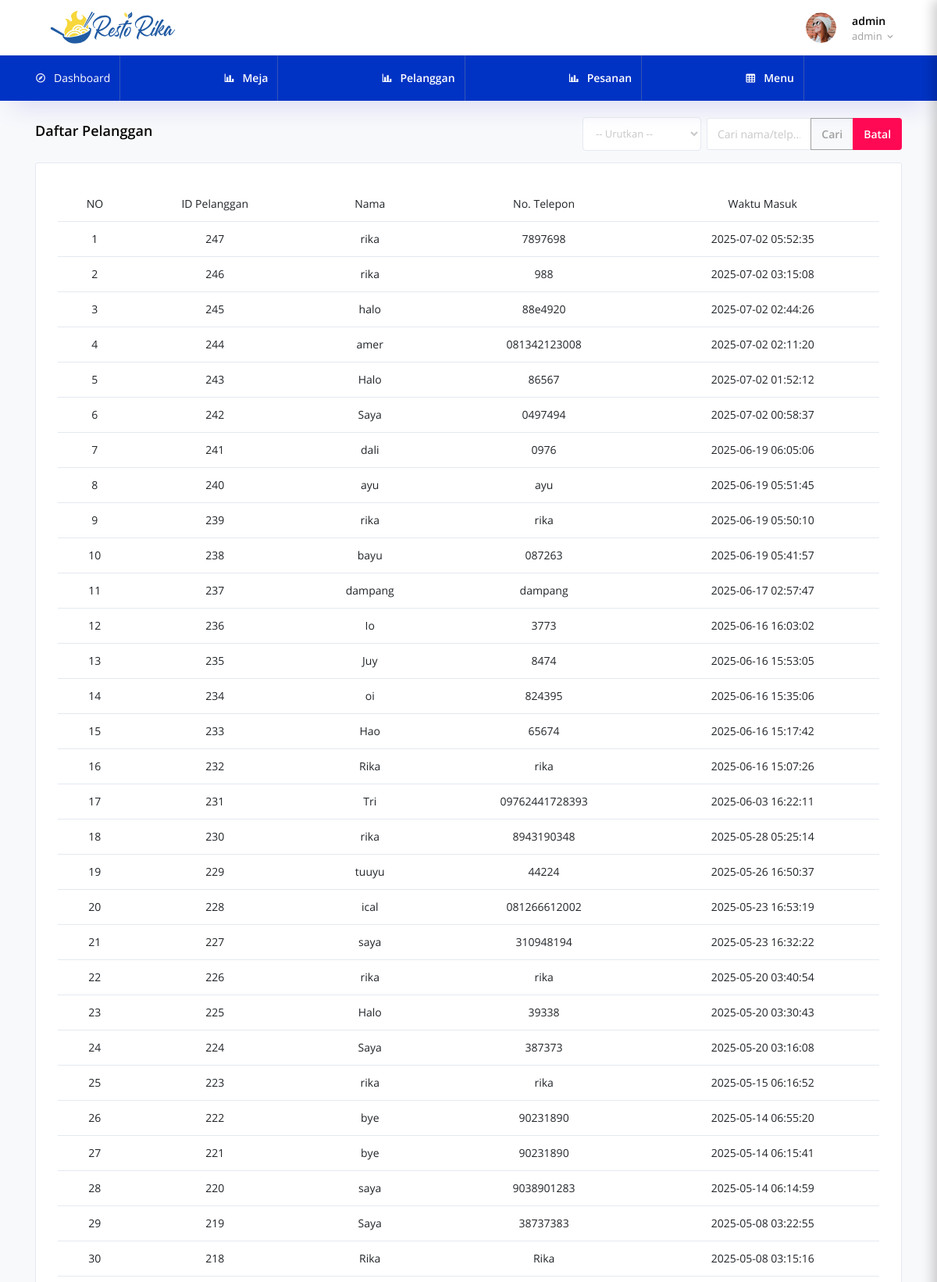
/admin/pelanggan/index.php (signed in, upper part), run on the app's committed database.
### tables this page shows
CREATE TABLE `pelanggan` (
  `id_pelanggan` int(11) NOT NULL,
  `nama` varchar(255) NOT NULL,
  `notelepon` varchar(20) DEFAULT NULL,
  `waktu_masuk` timestamp NOT NULL DEFAULT current_timestamp()
);

### admin/pelanggan/index.php (the view, shortened to what this page needs)
<?php
include '../koneksi.php';
?>
<!DOCTYPE html>
<html lang="en">
<head>
    <link rel="stylesheet" href="../assets/vendors/mdi/css/materialdesignicons.min.css">
    <link rel="stylesheet" href="../assets/vendors/flag-icon-css/css/flag-icon.min.css">
    <link rel="stylesheet" href="../assets/vendors/css/vendor.bundle.base.css">
    <link rel="stylesheet" href="https://cdnjs.cloudflare.com/ajax/libs/font-awesome/6.0.0/css/all.min.css" />
    <link rel="stylesheet" href="../assets/css/demo_2/style.css" />
</head>
<body>
    <div class="container-scroller">
        <?php include '../partials/_navbar.php';  ?>
        <div class="container-fluid page-body-wrapper">
            <div class="main-panel">
                <div class="content-wrapper">
                    <div class="d-flex flex-wrap justify-content-between align-items-center mb-3">
                        <div class="header-left">
                            <h4>Daftar Pelanggan</h4>
                        </div>
                        <div class="d-flex align-items-center">
                            <select id="sortSelect" class="form-control form-control-sm mr-2" onchange="sortTable()" style="width: 150px;">
                                <option value="">-- Urutkan --</option>
                            </select>
                            <div class="input-group input-group-sm" style="width: 250px;">
                                <input type="text" id="searchInput" class="form-control" placeholder="Cari nama/telp...">
                                <div class="input-group-append">
                                    <button class="btn btn-outline-secondary" type="button" onclick="searchTable()">Cari</button>
                                    <button class="btn btn-danger" type="button" onclick="clearSearch()">Batal</button>
                                </div>
                            </div>
                        </div>
                    </div>
                    <div class='grid-margin stretch-card'>
                        <div class='card'>
                            <div class='card-body'>
                                <div class='table-responsive'>
                                    <table class='table table-hover' id="pelangganTable">
                                        <thead class='text-center'>
                                            <tr>
                                                <th>NO</th>
                                                <th>ID Pelanggan</th>
                                                <th>Nama</th>
                                                <th>No. Telepon</th>
                                                <th>Waktu Masuk</th>
                                            </tr>
                                        </thead>
                                        <tbody class='text-center'>
                                            <?php
                                            $sql = "SELECT * FROM pelanggan ORDER BY id_pelanggan DESC";
                                            $result = $conn->query($sql);
                                            $row_number = 1;
                                            if ($result && $result->num_rows > 0) {
                                                while ($row = $result->fetch_assoc()) {
                                                    echo "<tr>";
                                                    echo "<td>" . $row_number . "</td>";
                                                    echo "<td>" . htmlspecialchars($row["id_pelanggan"]) . "</td>";
                                                    echo "<td>" . htmlspecialchars($row["nama"]) . "</td>";
                                                    echo "<td>" . htmlspecialchars($row["notelepon"]) . "</td>";
                                                    echo "<td>" . htmlspecialchars($row["waktu_masuk"]) . "</td>";
                                                    echo "</tr>";
                                                    $row_number++;
                                                }
                                            }
                                            ?>
                                        </tbody>
                                    </table>
                                </div>
                            </div>
                        </div>
                    </div>
                </div>
            </div>
        </div>
    </div>
</body>
</html>

### admin/pelanggan/index.php (style rules this page uses)
.table th, .table td { vertical-align: middle; }

### data on the page
pelanggan: id_pelanggan "247", nama "rika", notelepon "7897698", waktu_masuk "2025-07-02 05:52:35"
pelanggan: id_pelanggan "246", nama "rika", notelepon "988", waktu_masuk "2025-07-02 03:15:08"
pelanggan: id_pelanggan "245", nama "halo", notelepon "88e4920", waktu_masuk "2025-07-02 02:44:26"
pelanggan: id_pelanggan "244", nama "amer", notelepon "081342123008", waktu_masuk "2025-07-02 02:11:20"
pelanggan: id_pelanggan "243", nama "Halo", notelepon "86567", waktu_masuk "2025-07-02 01:52:12"
pelanggan: id_pelanggan "242", nama "Saya", notelepon "0497494", waktu_masuk "2025-07-02 00:58:37"
pelanggan: id_pelanggan "241", nama "dali", notelepon "0976", waktu_masuk "2025-06-19 06:05:06"
pelanggan: id_pelanggan "240", nama "ayu", notelepon "ayu", waktu_masuk "2025-06-19 05:51:45"
pelanggan: id_pelanggan "239", nama "rika", notelepon "rika", waktu_masuk "2025-06-19 05:50:10"
pelanggan: id_pelanggan "238", nama "bayu", notelepon "087263", waktu_masuk "2025-06-19 05:41:57"
pelanggan: id_pelanggan "237", nama "dampang", notelepon "dampang", waktu_masuk "2025-06-17 02:57:47"
pelanggan: id_pelanggan "236", nama "Io", notelepon "3773", waktu_masuk "2025-06-16 16:03:02"
pelanggan: id_pelanggan "235", nama "Juy", notelepon "8474", waktu_masuk "2025-06-16 15:53:05"
pelanggan: id_pelanggan "234", nama "oi", notelepon "824395", waktu_masuk "2025-06-16 15:35:06"
pelanggan: id_pelanggan "233", nama "Hao", notelepon "65674", waktu_masuk "2025-06-16 15:17:42"
pelanggan: id_pelanggan "232", nama "Rika", notelepon "rika", waktu_masuk "2025-06-16 15:07:26"
pelanggan: id_pelanggan "231", nama "Tri", notelepon "09762441728393", waktu_masuk "2025-06-03 16:22:11"
pelanggan: id_pelanggan "230", nama "rika", notelepon "8943190348", waktu_masuk "2025-05-28 05:25:14"
pelanggan: id_pelanggan "229", nama "tuuyu", notelepon "44224", waktu_masuk "2025-05-26 16:50:37"
pelanggan: id_pelanggan "228", nama "ical", notelepon "081266612002", waktu_masuk "2025-05-23 16:53:19"
pelanggan: id_pelanggan "227", nama "saya", notelepon "310948194", waktu_masuk "2025-05-23 16:32:22"
pelanggan: id_pelanggan "226", nama "rika", notelepon "rika", waktu_masuk "2025-05-20 03:40:54"
pelanggan: id_pelanggan "225", nama "Halo", notelepon "39338", waktu_masuk "2025-05-20 03:30:43"
pelanggan: id_pelanggan "224", nama "Saya", notelepon "387373", waktu_masuk "2025-05-20 03:16:08"
pelanggan: id_pelanggan "223", nama "rika", notelepon "rika", waktu_masuk "2025-05-15 06:16:52"
pelanggan: id_pelanggan "222", nama "bye", notelepon "90231890", waktu_masuk "2025-05-14 06:55:20"
pelanggan: id_pelanggan "221", nama "bye", notelepon "90231890", waktu_masuk "2025-05-14 06:15:41"
pelanggan: id_pelanggan "220", nama "saya", notelepon "9038901283", waktu_masuk "2025-05-14 06:14:59"
pelanggan: id_pelanggan "219", nama "Saya", notelepon "38737383", waktu_masuk "2025-05-08 03:22:55"
pelanggan: id_pelanggan "218", nama "Rika", notelepon "Rika", waktu_masuk "2025-05-08 03:15:16"

### other printed values
$username "admin"
$role "admin"
